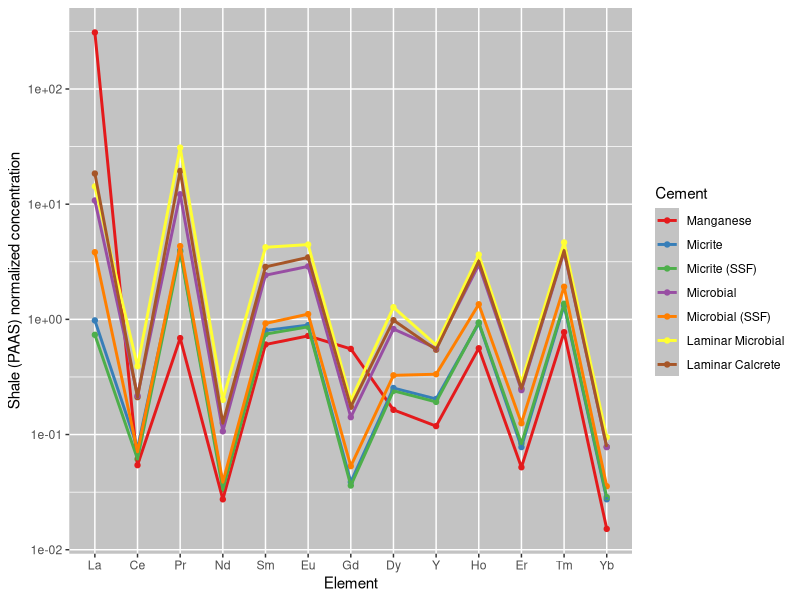
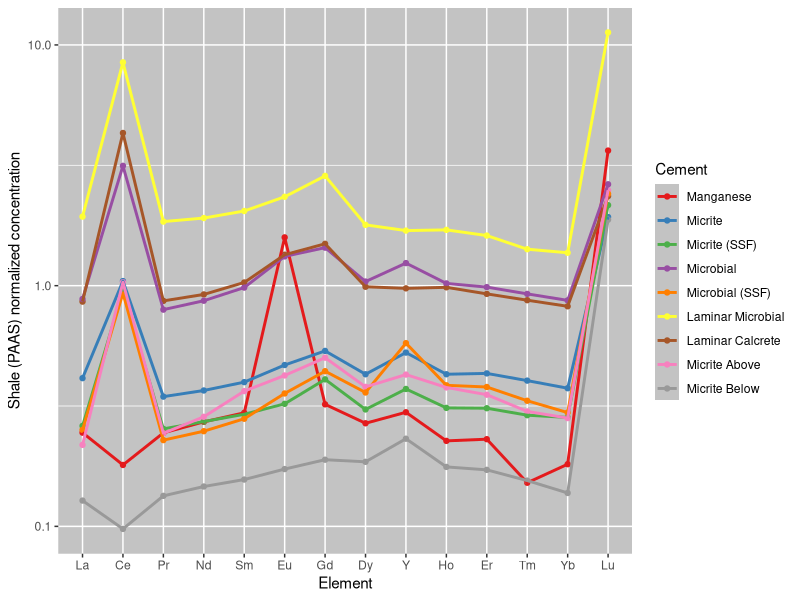
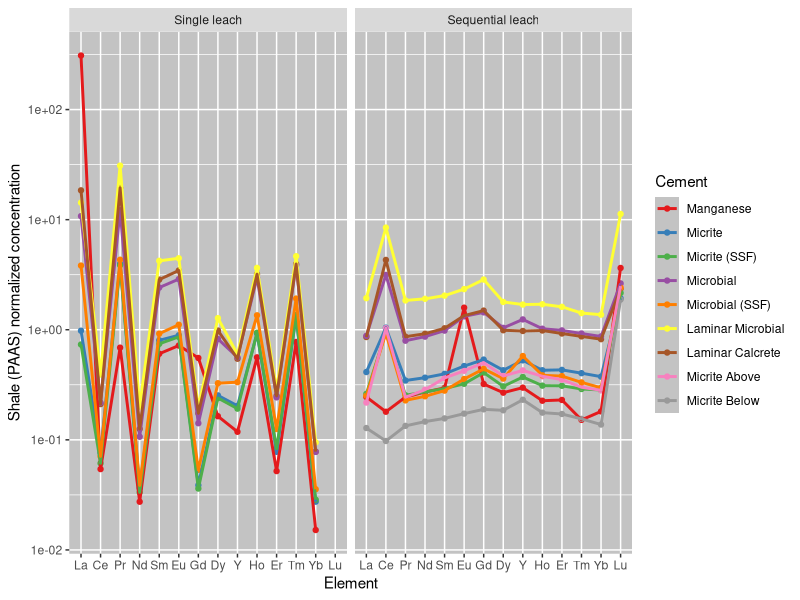
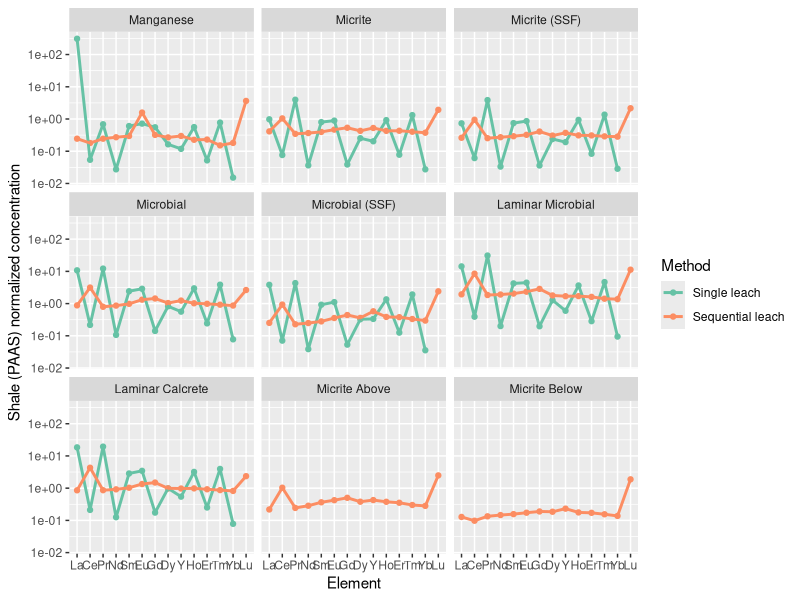
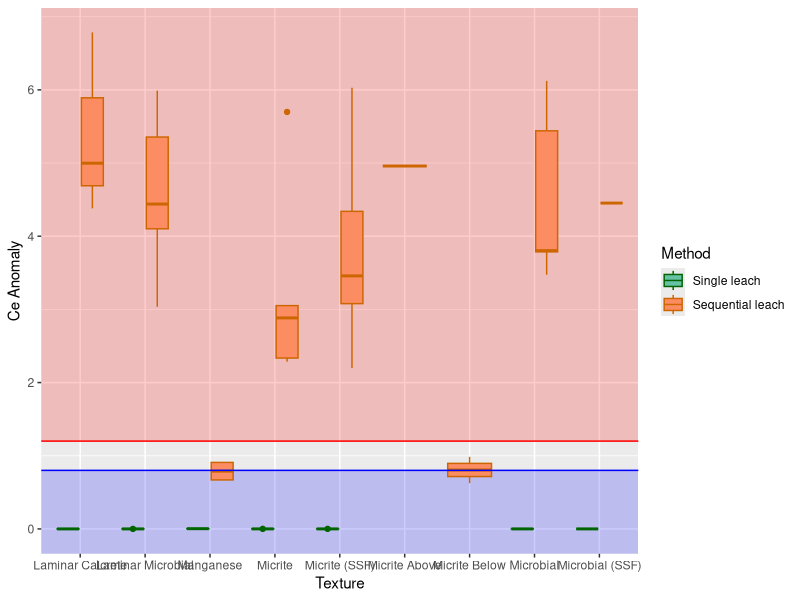
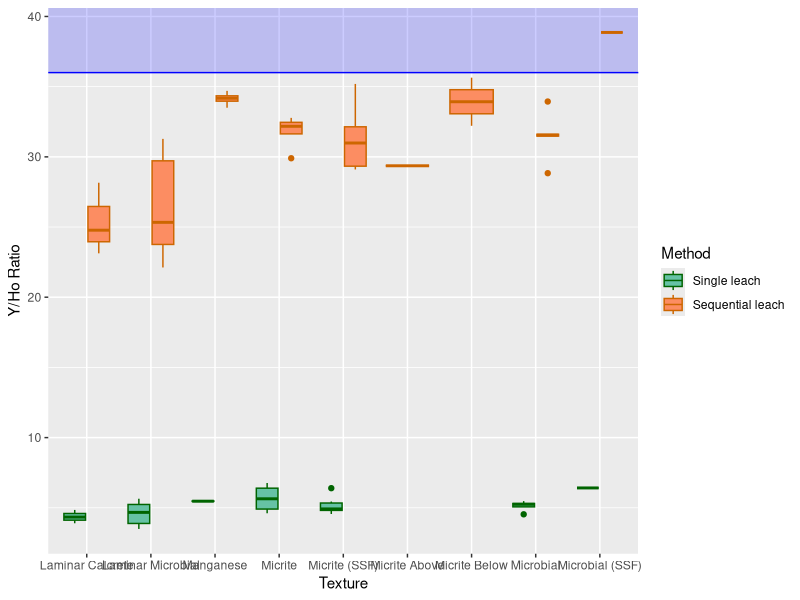

The R script that drew these images, in order:
## ---- chunk 1
knitr::opts_chunk$set(echo = TRUE)
library(tidyverse) #for working with data
library(readxl) #for importing excel sheets
## ---- chunk 2
orig_data <- read_xlsx("ree_data_r.xlsx", 1) #data from single leach
rerun_data <- read_xlsx("jan2024 data.xlsx",4) #data for sequential leach
dil_data <- read_xlsx("jan2024 data DILUTED.xlsx",4) #data for diluted seq leach rerun
cement_data <- read_excel("ree_data_r.xlsx", 2) #cement type data for all samples
## ---- chunk 3
#rename columns to just element
orig_data <- orig_data %>%
  rename(Sample = 1, Na = 2, Mg  = 3, K = 4, Ca = 5, V = 6, Cr = 7, Fe = 8, Mn = 9, Cu = 10, Zn = 11, Rb = 12, Sr = 13, Y = 14, Mo = 15, Ba = 16, La = 17, Ce = 18, Pr = 19, Nd = 20, Sm = 21, Eu = 22, Gd = 23, Dy = 24, Ho = 25, Er = 26, Tm = 27, Yb = 28, Lu = 29, Pb = 30, U = 31)

rerun_data <- rerun_data[-1,] %>% #removes first line with no values
  rename(Sample = 1, Na = 2, Mg  = 3, K = 4, Ca = 5, V = 6, Cr = 7, Fe = 8, Mn = 9, Cu = 10, Zn = 11, Rb = 12, Sr = 13, Y = 14, Mo = 15, Ba = 16, La = 17, Ce = 18, Pr = 19, Nd = 20, Sm = 21, Eu = 22, Gd = 23, Dy = 24, Ho = 25, Er = 26, Tm = 27, Yb = 28, Lu = 29, Pb = 30, U = 31)

dil_data <- dil_data[-1,] %>% #removes first line with no values
  rename(Sample = 1, Na = 2, Mg  = 3, K = 4, Ca = 5, V = 6, Cr = 7, Fe = 8, Mn = 9, Cu = 10, Zn = 11, Rb = 12, Sr = 13, Y = 14, Mo = 15, Ba = 16, La = 17, Ce = 18, Pr = 19, Nd = 20, Sm = 21, Eu = 22, Gd = 23, Dy = 24, Ho = 25, Er = 26, Tm = 27, Yb = 28, Lu = 29, Pb = 30, U = 31)

all_rerun <- bind_rows(rerun_data, dil_data) %>% #combine both seq leach datasets
  mutate_at(2:31, as.numeric) #convert data from character to numeric
## ---- chunk 4
attach(orig_data)
orig_normalize <- orig_data %>%
  select("Sample", "La", "Ce", "Pr", "Nd", "Sm", "Eu", "Gd", "Dy", "Y", "Ho", "Er", "Tm", "Yb", "Lu") %>% #filter out non REY elements
  mutate(La = La/44.56, Ce = Ce/88.25, Pr = Pr/10.15, Nd = Nd/37.32, Sm = Sm/6.884, Eu = Eu/1.215, Gd = Gd/6.043, Dy = Dy/5.325, Y = Y/27.31, Ho = Ho/1.052, Er = Er/3.075, Tm = Tm/0.4510, Yb = Yb/3.012, Lu = Lu/0.4386) %>% #normalize values using PAAS data from Pourmand et al. 2012
    select("Sample", "La", "Ce", "Pr", "Nd", "Sm", "Eu", "Gd", "Dy", "Y", "Ho", "Er", "Tm", "Yb", "Lu") %>% #filter out non normalized values
  left_join(cement_data, by = c("Sample" = "Sample")) %>% #attach cement to each observation 
mutate(Lu = NA) #Lu was not detected, change 0 to NA


orig_normal <- data.frame(t(orig_normalize[2:15]))#transpose and remove first row containing sample names and cement row
colnames(orig_normal) <- orig_data$Sample #rename column names with sample names
orig_normal <- tibble::rownames_to_column(orig_normal, "element") %>%
  mutate(element = fct_inorder(element)) %>% #order elements
  pivot_longer(-element, names_to = "Sample", values_to = "Value") %>% #pivot data to have each element value as observation
  left_join(cement_data, by = c("Sample" = "Sample")) #attach cement to each observation
## ---- chunk 5
attach(all_rerun)
normalize <- all_rerun %>%
  select("Sample", "La", "Ce", "Pr", "Nd", "Sm", "Eu", "Gd", "Dy", "Y", "Ho", "Er", "Tm", "Yb", "Lu") %>% #filter out non REY elements
  mutate(La = La/44.56, Ce = Ce/88.25, Pr = Pr/10.15, Nd = Nd/37.32, Sm = Sm/6.884, Eu = Eu/1.215, Gd = Gd/6.043, Dy = Dy/5.325, Y = Y/27.31, Ho = Ho/1.052, Er = Er/3.075, Tm = Tm/0.4510, Yb = Yb/3.012, Lu = Lu/0.4386) %>% #normalize values using PAAS data from Pourmand et al. 2012
    select("Sample", "La", "Ce", "Pr", "Nd", "Sm", "Eu", "Gd", "Dy", "Y", "Ho", "Er", "Tm", "Yb", "Lu") %>% #filter out non normalized values
  left_join(cement_data, by = c("Sample" = "Sample")) #attach cement to each observation


normal <- data.frame(t(normalize[2:15]))#transpose and remove first row containing sample names and cement row
colnames(normal) <- all_rerun$Sample #rename column names with sample names
normal <- tibble::rownames_to_column(normal, "element") %>%
  mutate(element = fct_inorder(element)) %>% #order elements
  pivot_longer(-element, names_to = "Sample", values_to = "Value") %>% #pivot data to have each element value as observation
  left_join(cement_data, by = c("Sample" = "Sample")) #attach cement to each observation
## ---- chunk 6
#calculate anomalies, formulas from Tostevin et al. 2016
orig_anomaly <- orig_normalize %>%
  mutate(
    Ce_anomaly = Ce/(Pr^2/Nd),
    Y_Ho_ratio = orig_data$Y/orig_data$Ho,
    Eu_anomaly = (2*Eu)/(Sm  + Gd),
    BSI = (2*(Sm + Gd + Dy)/3)/((La +Pr + Nd)/3+(Ho + Er +Tm +Yb +Lu)/5))

#generate summary statistics
orig_anomaly_summ <- orig_anomaly %>%
  group_by(Cement) %>%
  summarise(
    Ce_mean = mean(Ce_anomaly),
    Ce_sd = sd(Ce_anomaly),
    Ce_max = max(Ce_anomaly),
    Ce_min = min(Ce_anomaly),
    YH_mean = mean(Y_Ho_ratio),
    YH_sd = sd(Y_Ho_ratio),
    YH_max = max(Y_Ho_ratio),
    YH_min = min(Y_Ho_ratio),
    Eu_mean = mean(Eu_anomaly),
    Eu_sd = sd(Eu_anomaly),
    Eu_max = max(Eu_anomaly),
    Eu_min = min(Eu_anomaly),
    BSI_mean = mean(BSI),
    BSI_sd = sd(BSI),
    BSI_max = max(BSI),
    BSI_min = min(BSI)
  )
## ---- chunk 7
#calculate anomalies, formulas from Tostevin et al. 2016
anomaly <- normalize %>%
  mutate(
    Ce_anomaly = Ce/(Pr^2/Nd),
    Y_Ho_ratio = all_rerun$Y/all_rerun$Ho,
    Eu_anomaly = (2*Eu)/(Sm  + Gd),
    BSI = (2*(Sm + Gd + Dy)/3)/((La +Pr + Nd)/3+(Ho + Er +Tm +Yb +Lu)/5)) 

#generate summary statistics
anomaly_summ <- anomaly %>%
  group_by(Cement) %>%
  summarise(
    Ce_mean = mean(Ce_anomaly),
    Ce_sd = sd(Ce_anomaly),
    Ce_max = max(Ce_anomaly),
    Ce_min = min(Ce_anomaly),
    YH_mean = mean(Y_Ho_ratio),
    YH_sd = sd(Y_Ho_ratio),
    YH_max = max(Y_Ho_ratio),
    YH_min = min(Y_Ho_ratio),
    Eu_mean = mean(Eu_anomaly),
    Eu_sd = sd(Eu_anomaly),
    Eu_max = max(Eu_anomaly),
    Eu_min = min(Eu_anomaly),
    BSI_mean = mean(BSI),
    BSI_sd = sd(BSI),
    BSI_max = max(BSI),
    BSI_min = min(BSI)
  )
## ---- chunk 8
orig_cement_avg <- orig_normal %>%
  group_by(Cement, element) %>%
  summarise(
    n = n(),
    avg = mean(Value, na.rm = TRUE),
    sd = sd(Value)
  )
orig_cement_avg$Cement <- factor(orig_cement_avg$Cement, levels = c("Spar", "Microspar", "Manganese", "Micrite", "Micrite (SSF)", "Micrite (spicule)", "Microbial", "Microbial (SSF)", "Laminar Microbial", "Laminar Microbial (Strom)", "Laminar Microbial (sponge)", "Laminar Calcrete"))
## ---- chunk 9
cement_avg <- normal %>%
  group_by(Cement, element) %>%
  summarise(
    n = n(),
    avg = mean(Value, na.rm = TRUE),
    sd = sd(Value)
  )
cement_avg$Cement <- factor(cement_avg$Cement, levels = c("Spar", "Microspar", "Manganese", "Micrite", "Micrite (SSF)", "Micrite (spicule)", "Microbial", "Microbial (SSF)", "Laminar Microbial", "Laminar Microbial (Strom)", "Laminar Microbial (sponge)", "Laminar Calcrete", "Micrite Above", "Micrite Below"))
## ---- chunk 10
combo_data <- cement_avg %>%
  mutate(method = "Sequential leach") #%>%
#  mutate_at(2:31, as.numeric)
combo_data <- orig_cement_avg %>%
  mutate(method = "Single leach") %>%
  #mutate_at(2:31, as.numeric) %>%
  bind_rows(combo_data) %>%
  mutate(method = factor(method, levels = c("Single leach", "Sequential leach")))
## ---- chunk 11
combo_anomaly <- anomaly %>%
  mutate(method = "Sequential leach")
combo_anomaly <- orig_anomaly %>%
  mutate(method = "Single leach") %>%
  bind_rows(combo_anomaly) %>%
  mutate(method = factor(method, levels = c("Single leach", "Sequential leach")))
## ---- chunk 12
cement_aio <- orig_cement_avg %>% filter(element != "Lu") #filter out Lu due to conc. lower than detection limit
cement_aio <- ggplot(cement_aio, aes(x = element, y = avg, color = Cement)) + 
  geom_point() +
  geom_line(aes(group = Cement), size = 1) +
  scale_y_log10() +
  scale_color_brewer(palette = "Set1") +
  theme(
   panel.background = element_rect(fill = "#C3C3C3"),
    legend.key = element_rect(fill = "#C3C3C3")
    ) +
  xlab("Element") +
  ylab("Shale (PAAS) normalized concentration")
cement_aio
## ---- chunk 13
cement_aio <- ggplot(cement_avg, aes(x = element, y = avg, color = Cement)) + 
  geom_point() +
  geom_line(aes(group = Cement), size = 1) +
  scale_y_log10() +
  scale_color_brewer(palette = "Set1") +
  theme(
   panel.background = element_rect(fill = "#C3C3C3"),
    legend.key = element_rect(fill = "#C3C3C3")
    ) +
  xlab("Element") +
  ylab("Shale (PAAS) normalized concentration")
cement_aio
## ---- chunk 14
ggplot(combo_data, aes(x = element, y = avg, color = Cement)) +
  geom_point() +
  geom_line(aes(group = Cement), size = 1) +
  scale_y_log10() +
  facet_wrap(vars(method)) +
  scale_color_brewer(name = "Cement", palette = "Set1") +
  theme(
   panel.background = element_rect(fill = "#C3C3C3"),
    legend.key = element_rect(fill = "#C3C3C3")
    ) +
  xlab("Element") +
  ylab("Shale (PAAS) normalized concentration")
## ---- chunk 15
ggplot(combo_data, aes(x = element, y = avg, color = method)) +
  geom_point() +
  geom_line(aes(group = method), size = 1) +
  scale_y_log10() +
  facet_wrap(vars(Cement)) +
  scale_color_brewer(name = "Method", palette = "Set2") +
  xlab("Element") +
  ylab("Shale (PAAS) normalized concentration")
## ---- chunk 16
ggplot(data = combo_anomaly, aes(x = Cement, y = Ce_anomaly, fill = method, color = method)) +
  annotate("rect", xmin= -Inf, xmax= Inf, ymin= 1.2 , ymax= Inf, alpha=0.2, fill="red") +
  annotate("rect", xmin = -Inf, xmax = Inf, ymin = -Inf, ymax = 0.8, alpha = 0.2, fill = "blue") +
  geom_boxplot() +
  scale_color_manual(name = "Method", values = c("darkgreen", "darkorange3")) +
  scale_fill_brewer(name = "Method", palette = "Set2") +
  geom_hline(yintercept = 0.8, color = "blue") +
  geom_hline(yintercept = 1.2, color = "red") +
  xlab("Texture") +
  ylab("Ce Anomaly")
  
## ---- chunk 17
ggplot(data = combo_anomaly, aes(x = Cement, y = Y_Ho_ratio, fill = method, color = method)) +
  annotate("rect", xmin = -Inf, xmax = Inf, ymin = 36, ymax = Inf, alpha = 0.2, fill = "blue") +
  geom_boxplot() +
  scale_color_manual(name = "Method", values = c("darkgreen", "darkorange3")) +
  scale_fill_brewer(name = "Method", palette = "Set2") +
  geom_hline(yintercept = 36, color = "blue") +
  xlab("Texture") +
  ylab("Y/Ho Ratio")
  
